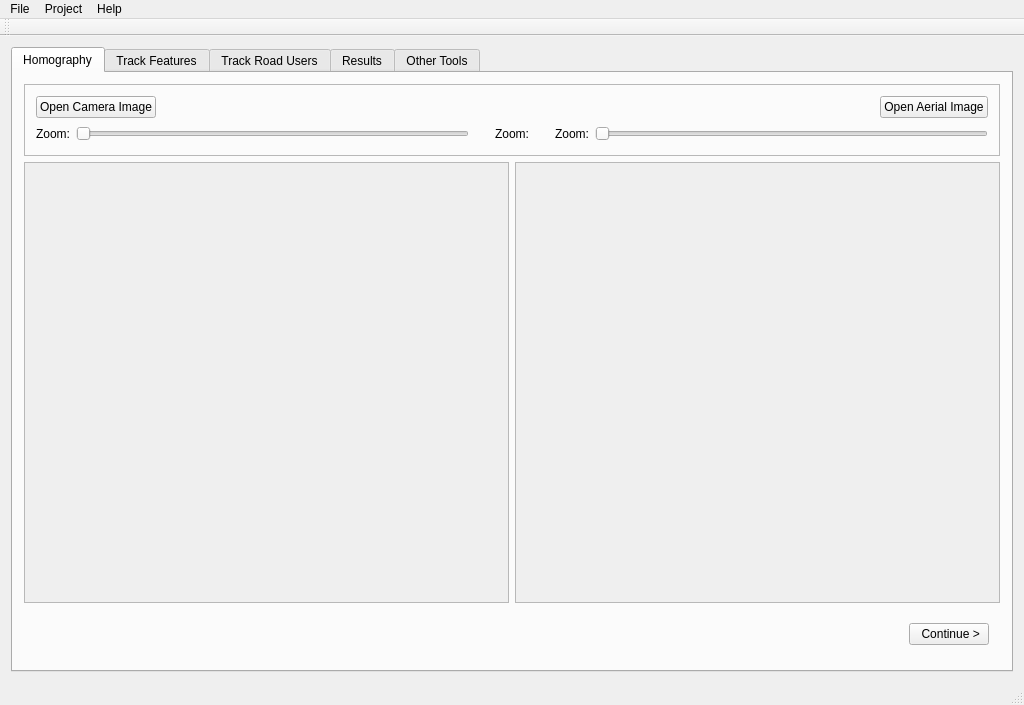
<?xml version="1.0" encoding="UTF-8"?>
<ui version="4.0">
 <class>TransportationSafety</class>
 <widget class="QMainWindow" name="TransportationSafety">
  <property name="geometry">
   <rect>
    <x>0</x>
    <y>0</y>
    <width>1024</width>
    <height>705</height>
   </rect>
  </property>
  <property name="windowTitle">
   <string>Transportation Safety</string>
  </property>
  <widget class="QWidget" name="centralWidget">
   <layout class="QHBoxLayout" name="horizontalLayout">
    <item>
     <widget class="QTabWidget" name="main_tab_widget">
      <property name="acceptDrops">
       <bool>false</bool>
      </property>
      <property name="autoFillBackground">
       <bool>false</bool>
      </property>
      <property name="tabShape">
       <enum>QTabWidget::Rounded</enum>
      </property>
      <property name="currentIndex">
       <number>0</number>
      </property>
      <property name="elideMode">
       <enum>Qt::ElideNone</enum>
      </property>
      <property name="tabsClosable">
       <bool>false</bool>
      </property>
      <widget class="QWidget" name="tab_homography">
       <attribute name="title">
        <string>Homography</string>
       </attribute>
       <layout class="QVBoxLayout" name="verticalLayout">
        <item>
         <widget class="QFrame" name="control_box">
          <property name="minimumSize">
           <size>
            <width>0</width>
            <height>40</height>
           </size>
          </property>
          <property name="maximumSize">
           <size>
            <width>16777215</width>
            <height>150</height>
           </size>
          </property>
          <property name="frameShape">
           <enum>QFrame::StyledPanel</enum>
          </property>
          <property name="frameShadow">
           <enum>QFrame::Raised</enum>
          </property>
          <layout class="QVBoxLayout" name="verticalLayout_4">
           <item>
            <layout class="QHBoxLayout" name="open_buttons">
             <item>
              <widget class="QPushButton" name="homography_button_open_camera_image">
               <property name="text">
                <string>Open Camera Image</string>
               </property>
              </widget>
             </item>
             <item>
              <spacer name="homography_open_buttons_hspacer">
               <property name="orientation">
                <enum>Qt::Horizontal</enum>
               </property>
               <property name="sizeHint" stdset="0">
                <size>
                 <width>40</width>
                 <height>20</height>
                </size>
               </property>
              </spacer>
             </item>
             <item>
              <widget class="QPushButton" name="homography_button_open_aerial_image">
               <property name="text">
                <string>Open Aerial Image</string>
               </property>
              </widget>
             </item>
            </layout>
           </item>
           <item>
            <layout class="QHBoxLayout" name="zoom_sliders">
             <item>
              <widget class="QLabel" name="homography_label_zoom_camera_image">
               <property name="text">
                <string>Zoom:</string>
               </property>
              </widget>
             </item>
             <item>
              <widget class="QSlider" name="homography_hslider_zoom_camera_image">
               <property name="orientation">
                <enum>Qt::Horizontal</enum>
               </property>
              </widget>
             </item>
             <item>
              <spacer name="homography_zoom_sliders_hspacer0">
               <property name="orientation">
                <enum>Qt::Horizontal</enum>
               </property>
               <property name="sizeType">
                <enum>QSizePolicy::Preferred</enum>
               </property>
               <property name="sizeHint" stdset="0">
                <size>
                 <width>20</width>
                 <height>20</height>
                </size>
               </property>
              </spacer>
             </item>
             <item>
              <widget class="QLabel" name="homography_label_zoom_computed_image">
               <property name="text">
                <string>Zoom:</string>
               </property>
              </widget>
             </item>
             <item>
              <spacer name="homography_zoom_sliders_hspacer1">
               <property name="orientation">
                <enum>Qt::Horizontal</enum>
               </property>
               <property name="sizeType">
                <enum>QSizePolicy::Minimum</enum>
               </property>
               <property name="sizeHint" stdset="0">
                <size>
                 <width>20</width>
                 <height>20</height>
                </size>
               </property>
              </spacer>
             </item>
             <item>
              <widget class="QLabel" name="homography_label_zoom_aerial_image">
               <property name="text">
                <string>Zoom:</string>
               </property>
              </widget>
             </item>
             <item>
              <widget class="QSlider" name="homography_hslider_zoom_aerial_image">
               <property name="orientation">
                <enum>Qt::Horizontal</enum>
               </property>
              </widget>
             </item>
            </layout>
           </item>
          </layout>
         </widget>
        </item>
        <item>
         <layout class="QHBoxLayout" name="homography_layout">
          <item>
           <widget class="QScrollArea" name="scrollArea_2">
            <property name="widgetResizable">
             <bool>true</bool>
            </property>
            <widget class="QWidget" name="homography_camera_scroll_area">
             <property name="geometry">
              <rect>
               <x>0</x>
               <y>0</y>
               <width>486</width>
               <height>424</height>
              </rect>
             </property>
             <layout class="QHBoxLayout" name="horizontalLayout_4"/>
            </widget>
           </widget>
          </item>
          <item>
           <widget class="QScrollArea" name="scrollArea">
            <property name="widgetResizable">
             <bool>true</bool>
            </property>
            <widget class="QWidget" name="homography_aerial_scroll_area">
             <property name="geometry">
              <rect>
               <x>0</x>
               <y>0</y>
               <width>486</width>
               <height>424</height>
              </rect>
             </property>
             <layout class="QGridLayout" name="gridLayout_2"/>
            </widget>
           </widget>
          </item>
         </layout>
        </item>
        <item>
         <widget class="QWidget" name="homography_flow_control" native="true">
          <property name="minimumSize">
           <size>
            <width>0</width>
            <height>50</height>
           </size>
          </property>
          <layout class="QHBoxLayout" name="horizontalLayout_2">
           <item>
            <spacer name="homography_flow_hspacer">
             <property name="orientation">
              <enum>Qt::Horizontal</enum>
             </property>
             <property name="sizeHint" stdset="0">
              <size>
               <width>40</width>
               <height>20</height>
              </size>
             </property>
            </spacer>
           </item>
           <item>
            <widget class="QPushButton" name="homography_continue_button">
             <property name="focusPolicy">
              <enum>Qt::ClickFocus</enum>
             </property>
             <property name="text">
              <string> Continue &gt;</string>
             </property>
            </widget>
           </item>
          </layout>
         </widget>
        </item>
       </layout>
      </widget>
      <widget class="QWidget" name="tab_features">
       <attribute name="title">
        <string>Track Features</string>
       </attribute>
       <layout class="QVBoxLayout" name="verticalLayout_3">
        <item>
         <layout class="QGridLayout" name="gridLayout">
          <item row="0" column="1">
           <widget class="QScrollArea" name="feature_tracking_parameter_area">
            <property name="sizePolicy">
             <sizepolicy hsizetype="Preferred" vsizetype="Expanding">
              <horstretch>0</horstretch>
              <verstretch>0</verstretch>
             </sizepolicy>
            </property>
            <property name="widgetResizable">
             <bool>true</bool>
            </property>
            <widget class="QWidget" name="feature_tracking_parameter_widget">
             <property name="geometry">
              <rect>
               <x>0</x>
               <y>0</y>
               <width>486</width>
               <height>465</height>
              </rect>
             </property>
            </widget>
           </widget>
          </item>
          <item row="0" column="0" rowspan="2">
           <widget class="QWidget" name="feature_tracking_video_widget" native="true">
            <property name="sizePolicy">
             <sizepolicy hsizetype="Preferred" vsizetype="Preferred">
              <horstretch>0</horstretch>
              <verstretch>0</verstretch>
             </sizepolicy>
            </property>
           </widget>
          </item>
          <item row="1" column="1">
           <widget class="QWidget" name="feature_tracking_run_panel" native="true">
            <layout class="QHBoxLayout" name="horizontalLayout_6">
             <item>
              <widget class="QProgressBar" name="feature_tracking_run_test_progress">
               <property name="sizePolicy">
                <sizepolicy hsizetype="Preferred" vsizetype="Fixed">
                 <horstretch>0</horstretch>
                 <verstretch>0</verstretch>
                </sizepolicy>
               </property>
               <property name="value">
                <number>0</number>
               </property>
               <property name="orientation">
                <enum>Qt::Horizontal</enum>
               </property>
               <property name="invertedAppearance">
                <bool>false</bool>
               </property>
               <property name="format">
                <string>%p%</string>
               </property>
              </widget>
             </item>
             <item>
              <widget class="QPushButton" name="button_feature_tracking_test">
               <property name="text">
                <string>Test on Sample</string>
               </property>
              </widget>
             </item>
             <item>
              <widget class="QPushButton" name="button_feature_tracking_run">
               <property name="text">
                <string>Run</string>
               </property>
              </widget>
             </item>
            </layout>
           </widget>
          </item>
         </layout>
        </item>
        <item>
         <widget class="QFrame" name="feature_tracking_flow_control">
          <property name="minimumSize">
           <size>
            <width>0</width>
            <height>50</height>
           </size>
          </property>
          <property name="frameShape">
           <enum>QFrame::StyledPanel</enum>
          </property>
          <property name="frameShadow">
           <enum>QFrame::Raised</enum>
          </property>
          <layout class="QHBoxLayout" name="horizontalLayout_3">
           <item>
            <widget class="QPushButton" name="feature_tracking_back_button">
             <property name="text">
              <string>&lt; Homography</string>
             </property>
            </widget>
           </item>
           <item>
            <spacer name="feature_tracking_flow_hspacer">
             <property name="orientation">
              <enum>Qt::Horizontal</enum>
             </property>
             <property name="sizeHint" stdset="0">
              <size>
               <width>40</width>
               <height>20</height>
              </size>
             </property>
            </spacer>
           </item>
           <item>
            <widget class="QPushButton" name="feature_tracking_continue_button">
             <property name="text">
              <string> Continue &gt;</string>
             </property>
            </widget>
           </item>
          </layout>
         </widget>
        </item>
       </layout>
      </widget>
      <widget class="QWidget" name="tab_roadusers">
       <property name="font">
        <font>
         <pointsize>17</pointsize>
        </font>
       </property>
       <attribute name="title">
        <string>Track Road Users</string>
       </attribute>
       <layout class="QVBoxLayout" name="verticalLayout_6">
        <item>
         <layout class="QVBoxLayout" name="object_tracking_placeholder">
          <item>
           <widget class="QLabel" name="label_object_tracking_msg">
            <property name="frameShape">
             <enum>QFrame::StyledPanel</enum>
            </property>
            <property name="lineWidth">
             <number>1</number>
            </property>
            <property name="text">
             <string>This wIll look very similar to &quot;Track Features&quot;.</string>
            </property>
            <property name="textFormat">
             <enum>Qt::AutoText</enum>
            </property>
            <property name="scaledContents">
             <bool>false</bool>
            </property>
            <property name="alignment">
             <set>Qt::AlignCenter</set>
            </property>
           </widget>
          </item>
         </layout>
        </item>
       </layout>
      </widget>
      <widget class="QWidget" name="tab_results">
       <attribute name="title">
        <string>Results</string>
       </attribute>
       <layout class="QVBoxLayout" name="verticalLayout_5">
        <item>
         <layout class="QGridLayout" name="results_grid">
          <item row="0" column="0">
           <widget class="QLabel" name="results_label0">
            <property name="text">
             <string>Data</string>
            </property>
            <property name="alignment">
             <set>Qt::AlignCenter</set>
            </property>
           </widget>
          </item>
          <item row="1" column="1">
           <widget class="QLabel" name="results_label2">
            <property name="text">
             <string>Look at all the glorious data!</string>
            </property>
            <property name="alignment">
             <set>Qt::AlignCenter</set>
            </property>
           </widget>
          </item>
          <item row="1" column="0">
           <widget class="QLabel" name="results_label1">
            <property name="text">
             <string>More data</string>
            </property>
            <property name="alignment">
             <set>Qt::AlignCenter</set>
            </property>
           </widget>
          </item>
          <item row="0" column="1">
           <widget class="QWidget" name="results_plot_widget0" native="true"/>
          </item>
         </layout>
        </item>
       </layout>
      </widget>
      <widget class="QWidget" name="tab_other_tools">
       <attribute name="title">
        <string>Other Tools</string>
       </attribute>
      </widget>
     </widget>
    </item>
   </layout>
  </widget>
  <widget class="QMenuBar" name="menuBar">
   <property name="geometry">
    <rect>
     <x>0</x>
     <y>0</y>
     <width>1024</width>
     <height>25</height>
    </rect>
   </property>
   <widget class="QMenu" name="menuTraffic_Analysis">
    <property name="title">
     <string>File</string>
    </property>
    <addaction name="actionOpen_Project"/>
   </widget>
   <widget class="QMenu" name="menuProject">
    <property name="title">
     <string>Project</string>
    </property>
    <widget class="QMenu" name="menuHomography_2">
     <property name="title">
      <string>Homography</string>
     </property>
     <addaction name="actionAdd_Replace_Aerial_Image"/>
     <addaction name="actionAdd_Replace_Camera_Image"/>
     <addaction name="separator"/>
     <addaction name="actionCompute_Homography_Performance"/>
     <addaction name="actionAcquire_Aerial_Image"/>
    </widget>
    <addaction name="actionAdd_Replace_Video"/>
    <addaction name="menuHomography_2"/>
    <addaction name="actionFeature_Tracking"/>
    <addaction name="actionRoad_User_Tracking"/>
   </widget>
   <widget class="QMenu" name="menuHelp">
    <property name="title">
     <string>Help</string>
    </property>
    <addaction name="actionUser_s_Guide"/>
    <addaction name="actionAbout"/>
   </widget>
   <addaction name="menuTraffic_Analysis"/>
   <addaction name="menuProject"/>
   <addaction name="menuHelp"/>
  </widget>
  <widget class="QToolBar" name="mainToolBar">
   <attribute name="toolBarArea">
    <enum>TopToolBarArea</enum>
   </attribute>
   <attribute name="toolBarBreak">
    <bool>false</bool>
   </attribute>
  </widget>
  <widget class="QStatusBar" name="statusBar"/>
  <action name="actionOpen_Project">
   <property name="text">
    <string>Open Project</string>
   </property>
   <property name="shortcut">
    <string>Ctrl+O</string>
   </property>
  </action>
  <action name="actionAdd_Replace_Video">
   <property name="text">
    <string>Video</string>
   </property>
  </action>
  <action name="actionFeature_Tracking">
   <property name="text">
    <string>Feature Tracking</string>
   </property>
  </action>
  <action name="actionRoad_User_Tracking">
   <property name="text">
    <string>Road-User Tracking</string>
   </property>
  </action>
  <action name="actionLoad_Image">
   <property name="text">
    <string>Load Image</string>
   </property>
   <property name="shortcut">
    <string>Ctrl+I</string>
   </property>
  </action>
  <action name="actionAdd_Replace_Aerial_Image">
   <property name="text">
    <string>Add/Replace Aerial Image</string>
   </property>
  </action>
  <action name="actionAdd_Replace_Camera_Image">
   <property name="text">
    <string>Add/Replace Camera Image</string>
   </property>
  </action>
  <action name="actionCompute_Homography_Performance">
   <property name="text">
    <string>Compute Homography Performance</string>
   </property>
  </action>
  <action name="actionAcquire_Aerial_Image">
   <property name="text">
    <string>Acquire Aerial Image</string>
   </property>
  </action>
  <action name="actionUser_s_Guide">
   <property name="text">
    <string>User's Guide</string>
   </property>
  </action>
  <action name="actionAbout">
   <property name="text">
    <string>About</string>
   </property>
  </action>
 </widget>
 <layoutdefault spacing="6" margin="11"/>
 <resources/>
 <connections/>
</ui>
